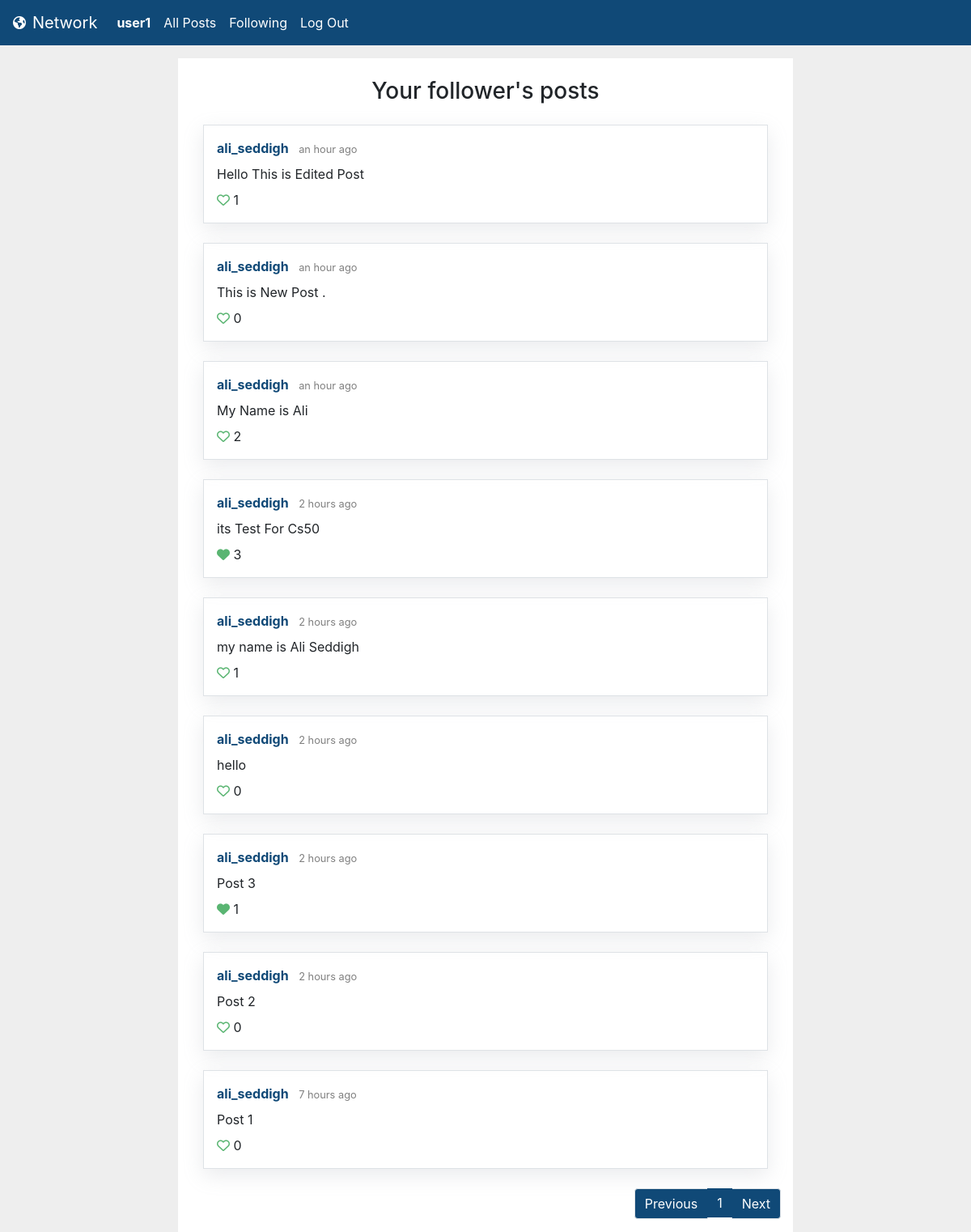
The page /following (signed in) on the database its author committed.
### network/models.py (models this page shows, shortened)
class User(AbstractUser):
    pass
    following = models.ManyToManyField("self", blank=True, related_name='followers', symmetrical=False)

class Post(models.Model):
    author = models.ForeignKey(User, on_delete=models.CASCADE, related_name="posts")
    content = models.CharField(max_length=10000)
    created_at = models.DateTimeField(auto_now_add=True)
    liked_by = models.ManyToManyField(User, blank=True, related_name="likes")
    def likes(self):
        return self.liked_by.all().count()
    class Meta:
        ordering = ['-created_at']

### network/views.py (the view)
# urls.py: path("following", views.following, name="following"),
@login_required(login_url='login')
def following(request):
    following = User.objects.get(pk=request.user.id).following.all()
    following_ids = following.values_list('pk', flat=True)
    following_posts = Post.objects.filter(author__in=following_ids)
    paginator = Paginator(following_posts, 10)
    page_number = request.GET.get('page', 1)
    page = paginator.get_page(page_number)
    return render(request, "network/following.html", {
        "posts": following_posts,
        "page": page,
        "previous_url": get_previous_url(page),
        "next_url": get_next_url(page)
    })

### network/utilities.py (called while the page is built)
def get_previous_url(page):
    if page.has_previous():
        previous_url = f'?page={page.previous_page_number()}'
    else:
        previous_url = ''
    return previous_url

def get_next_url(page):
    if page.has_next():
        next_url = f'?page={page.next_page_number()}'
    else:
        next_url = ''
    return next_url

### network/templates/network/following.html
{% extends "network/layout.html" %}
{% block body %}
    <div class="container">
        <div class="row justify-content-center">
            <div class="col-12 col-lg-8 mt-0 mt-sm-3 bg-white">
                <h3 class="pt-4 pb-3 text-center">Your follower's posts</h3>
                {% include "network/posts_codeblock.html" %}
            </div>
        </div>
    </div>
{% endblock %}

### network/templates/network/layout.html (shortened to what this page needs)
{% load static %}
<!DOCTYPE html>
<html lang="en">
    <head>
        <link rel="stylesheet" href="https://stackpath.bootstrapcdn.com/bootstrap/4.4.1/css/bootstrap.min.css">
        <link href="{% static 'network/styles.css' %}" rel="stylesheet">
    </head>
    <body>
        <nav class="navbar navbar-expand-lg navbar-light" style="background-color: rgb(16, 73, 119);">
            <i style="color: white;" class="fas fa-globe-americas pr-2"></i>
            <a style="color: white;" class="navbar-brand" href="#">Network</a>
            <div class="collapse navbar-collapse" id="navbarSupportedContent">
                <ul class="navbar-nav mr-auto">
                {% if user.is_authenticated %}
                    <li class="nav-item">
                        <a class="nav-link" href="{% url 'profile' user.id %}"><strong>{{ user.username }}</strong></a>
                    </li>
                {% endif %}
                <li class="nav-item">
                    <a class="nav-link" href="{% url 'index' %}">All Posts</a>
                </li>
                {% if user.is_authenticated %}
                    <li class="nav-item">
                        <a class="nav-link" href="{% url 'following' %}">Following</a>
                    </li>
                    <li class="nav-item">
                        <a class="nav-link" href="{% url 'logout' %}">Log Out</a>
                    </li>
                {% endif %}
                </ul>
            </div>
        </nav>
        <div class="body">
            {% block body %}
            {% endblock %}
        </div>
    </body>
</html>

### network/templates/network/posts_codeblock.html (shortened to what this page needs)
{% load humanize %}
{% load static %}
        {% for post in page.object_list %}
        <div class="border box-shadow-posts p-3 mb-4 mx-0 mx-md-3">
            <div class="pb-2" id="post_headline_{{ post.id }}">
                <a href="{% url 'profile' post.author.id %}" class="green-link">
                    <strong style="color: rgb(16, 73, 119);">{{ post.author }}</strong>
                </a>
                <small class="pl-2 text-black-50">{{ post.created_at|naturaltime }}</small>
            </div>
            <div id="post_contentgroup_{{ post.id }}">
                <p id="post_content_{{ post.id }}" class="mb-2">{{ post.content }}</p>
            </div>
            <div id="post_likes_{{ post.id }}">
                {% if user.is_authenticated %}
                <i id="post_likeicon_{{ post.id }}" data-id="{{ post.id }}" class="likeicon likeicon-user fa-heart {% if user in post.liked_by.all %}fas{% else %}far{% endif %}"></i>
                {% else %}
                <i class="likeicon fa-heart {% if post.likes != 0 %}fas{% else %}far{% endif %}"></i>
                {% endif %}
                <span id="post_likecount_{{ post.id }}">{{ post.likes }}</span>
            </div>
        </div>
        {% empty %}
        <div class="p-3 mb-4 mx-0 mx-md-3">
            Oops! No posts found.
            </div>
        {% endfor %}
        {% if page.object_list %}
        <nav aria-label="...">
            <ul class="pagination justify-content-end">
                <li class="page-item {% if not page.has_previous %} disabled {% endif %}">
                    <a class="page-link pagination-green-inactive" href="{{ previous_url }}" tabindex="-1" aria-disabled="true" style="background-color: rgb(16, 73, 119); color: white;">Previous</a>
                </li>
                {% for n in page.paginator.page_range %}
                    {% if n == page.number %}
                    <li class="page-item active" aria-current="page">
                        <span class="page-link" style="background-color: rgb(16, 73, 119); color: white; border: 0;">
                        {{ n }}
                        </span>
                    </li>
                    {% elif n < page.number|add:3 and n > page.number|add:-3 %}
                    <li class="page-item" >
                        <a class="page-link pagination-green-inactive" href="{{GET_params.urlencode}}?page={{ n }}">{{ n }}</a>
                    </li>
                    {% endif %}
                {% endfor %}
                <li class="page-item {% if not page.has_next %} disabled {% endif %}">
                    <a class="page-link pagination-green-inactive" href="{{ next_url }}" style="background-color: rgb(16, 73, 119); color: white;">Next</a>
                </li>
            </ul>
        </nav>
        {% endif %}

### network/static/network/styles.css (style rules this page uses)
body { background-color: #eee; }
a { color: #85A68E; }
.pagination-green-inactive { color: #85A68E; }
.box-shadow-posts { box-shadow: rgba(149, 157, 165, 0.2) 0px 8px 24px; }
.likeicon { color:#5AB572; }

### network/templates/network/layout.html (style rules this page uses)
.nav-link { color: white !important; }

### rows shown on the page
User: username "user1"
Post: author "ali_seddigh", created_at "an hour ago", content "Hello This is Edited Post", likes "1"
Post: author "ali_seddigh", created_at "an hour ago", content "This is New Post .", likes "0"
Post: author "ali_seddigh", created_at "an hour ago", content "My Name is Ali", likes "2"
Post: author "ali_seddigh", created_at "2 hours ago", content "its Test For Cs50", likes "3"
Post: author "ali_seddigh", created_at "2 hours ago", content "my name is Ali Seddigh", likes "1"
Post: author "ali_seddigh", created_at "2 hours ago", content "hello", likes "0"
Post: author "ali_seddigh", created_at "2 hours ago", content "Post 3", likes "1"
Post: author "ali_seddigh", created_at "2 hours ago", content "Post 2", likes "0"
Post: author "ali_seddigh", created_at "7 hours ago", content "Post 1", likes "0"

### other values the page prints
{{ n }} "1"
